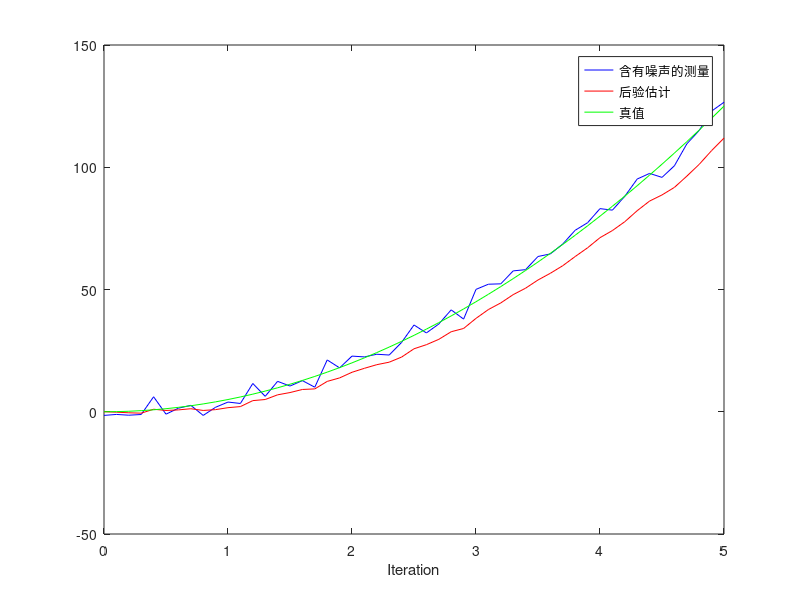

Write MATLAB code to recreate this figure.
clc
clear
close all
 
% 初始化参数
delta_t=0.1;
t=0:delta_t:5; %取[0,0+0.1,0+2*0.1,...,5]
g=10;%加速度值
n_iter = length(t); % 序列的长度
sz = [n_iter, 1]; % 信号需开辟的内存空间大小
x=1/2*g*t.^2;
x=x';
z = x + sqrt(10).*randn(sz); % 测量时加入测量白噪声 .*表示按元素乘
Q = 0.9; % 过程激励噪声方差   
         %注意Q值得改变 0,09 待会增大到2，看看效果。对比看效果时，修改代码不要改变z的值
R = 10; % 测量方差估计，可以改变它来看不同效果
 
% 分配空间   zeros()创建0矩阵
xhat=zeros(sz);      % x的后验估计
P=zeros(sz);         % 后验方差估计
xhatminus=zeros(sz); % x的先验估计
Pminus=zeros(sz);    % 先验方差估计
K=zeros(sz);         % Kalman增益
 
% 估计的初始值
xhat(1) = 0.0;
P = 1.0;
for k = 2:n_iter   %从第二个开始到结束
    % 时间更新过程
    xhatminus(k) = xhat(k-1);   %状态先验估计
    Pminus(k) = P(k-1)+Q;   %先验方差估计
    
    % 测量更新过程
    K(k) = Pminus(k)/( Pminus(k)+R );  %kalman gain update(translation)
    xhat(k) = xhatminus(k)+K(k)*(z(k)-xhatminus(k));  %state function update
    P(k) = (1-K(k))*Pminus(k);   %state x's covarience update
end
 
figure  %创建一个窗口
plot(t,z,'b-');   %二维画图
hold on   %旧图与新图共存
plot(t,xhat,'r-')
plot(t,x,'g-');
legend('含有噪声的测量', '后验估计', '真值');   %在坐标区上添加图例
xlabel('Iteration');   %为x轴添加标签,可设置属性
